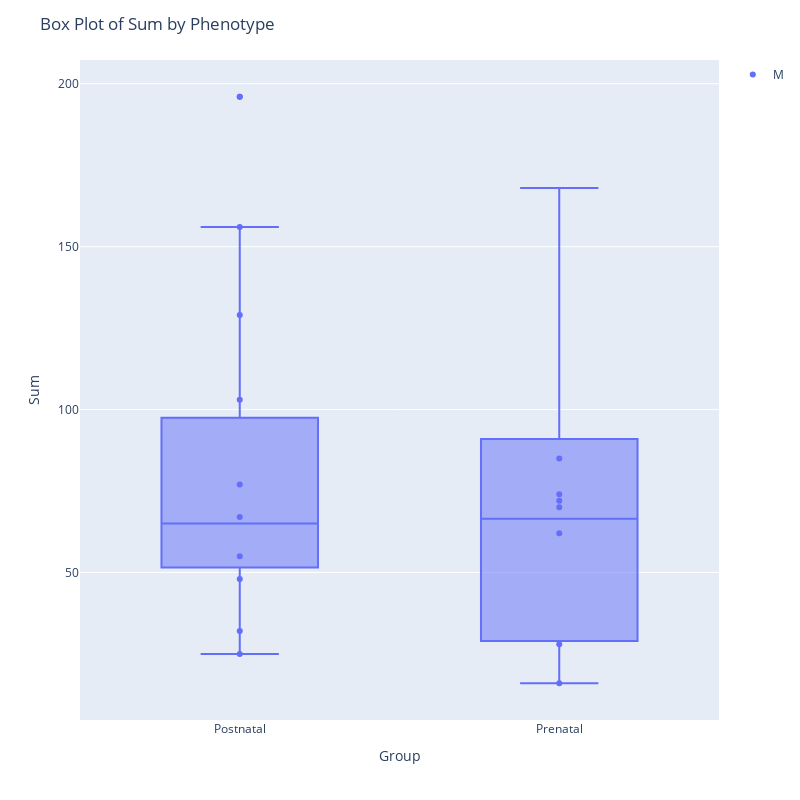

Here is the notebook cell this chart was saved with:
### Code cell
# Create a box plot using plotly
fig = px.box(mergedData, x='group', y='sum')
fig.add_trace(px.scatter(mergedData, x='group', y='sum',color='sex').data[0])
# Set the title, axis labels and size
fig.update_layout(title='Box Plot of Sum by Phenotype', xaxis_title='Group', yaxis_title='Sum',width=800,height=800)

# Show the plot
fig.show()

### Figure 1 — Plotly figure (JSON) as saved in the notebook; plotly's stock layout.template omitted (floating-point values rounded to 4 significant figures)
{"data": [{"alignmentgroup": "True", "hovertemplate": "group=%{x}<br>sum=%{y}<extra></extra>", "legendgroup": "", "marker": {"color": "#636efa"}, "name": "", "notched": false, "offsetgroup": "", "orientation": "v", "showlegend": false, "type": "box", "x": ["Postnatal", "Postnatal", "Prenatal", "Postnatal", "Postnatal", "Prenatal", "Prenatal", "Prenatal", "Prenatal", "Prenatal", "Prenatal", "Postnatal", "Prenatal", "Postnatal", "Postnatal", "Postnatal", "Postnatal", "Postnatal", "Postnatal", "Postnatal", "Prenatal", "Postnatal", "Prenatal", "Postnatal", "Prenatal", "Postnatal", "Postnatal", "Postnatal", "Prenatal", "Postnatal", "Prenatal", "Prenatal", "Prenatal", "Prenatal", "Postnatal", "Prenatal", "Prenatal", "Postnatal"], "x0": " ", "xaxis": "x", "y": [196, 63, 63, 63, 63, 62, 29, 28, 28, 91, 147, 92, 70, 103, 129, 77, 67, 48, 85, 55, 133, 156, 166, 70, 45, 32, 119, 33, 74, 58, 85, 168, 18, 29, 25, 16, 72, 32], "y0": " ", "yaxis": "y"}, {"hovertemplate": "sex=M<br>group=%{x}<br>sum=%{y}<extra></extra>", "legendgroup": "M", "marker": {"color": "#636efa", "symbol": "circle"}, "mode": "markers", "name": "M", "orientation": "v", "showlegend": true, "type": "scatter", "x": ["Postnatal", "Prenatal", "Prenatal", "Prenatal", "Postnatal", "Postnatal", "Postnatal", "Postnatal", "Postnatal", "Postnatal", "Postnatal", "Postnatal", "Prenatal", "Prenatal", "Postnatal", "Prenatal", "Prenatal"], "xaxis": "x", "y": [196, 62, 28, 70, 103, 129, 77, 67, 48, 55, 156, 32, 74, 85, 25, 16, 72], "yaxis": "y"}], "layout": {"boxmode": "group", "height": 800, "legend": {"tracegroupgap": 0}, "margin": {"t": 60}, "title": {"text": "Box Plot of Sum by Phenotype"}, "width": 800, "xaxis": {"anchor": "y", "autorange": true, "domain": [0, 1], "range": [-0.5, 1.5], "title": {"text": "Group"}, "type": "category"}, "yaxis": {"anchor": "x", "autorange": true, "domain": [0, 1], "range": [4.721, 207.3], "title": {"text": "Sum"}, "type": "linear"}}}
